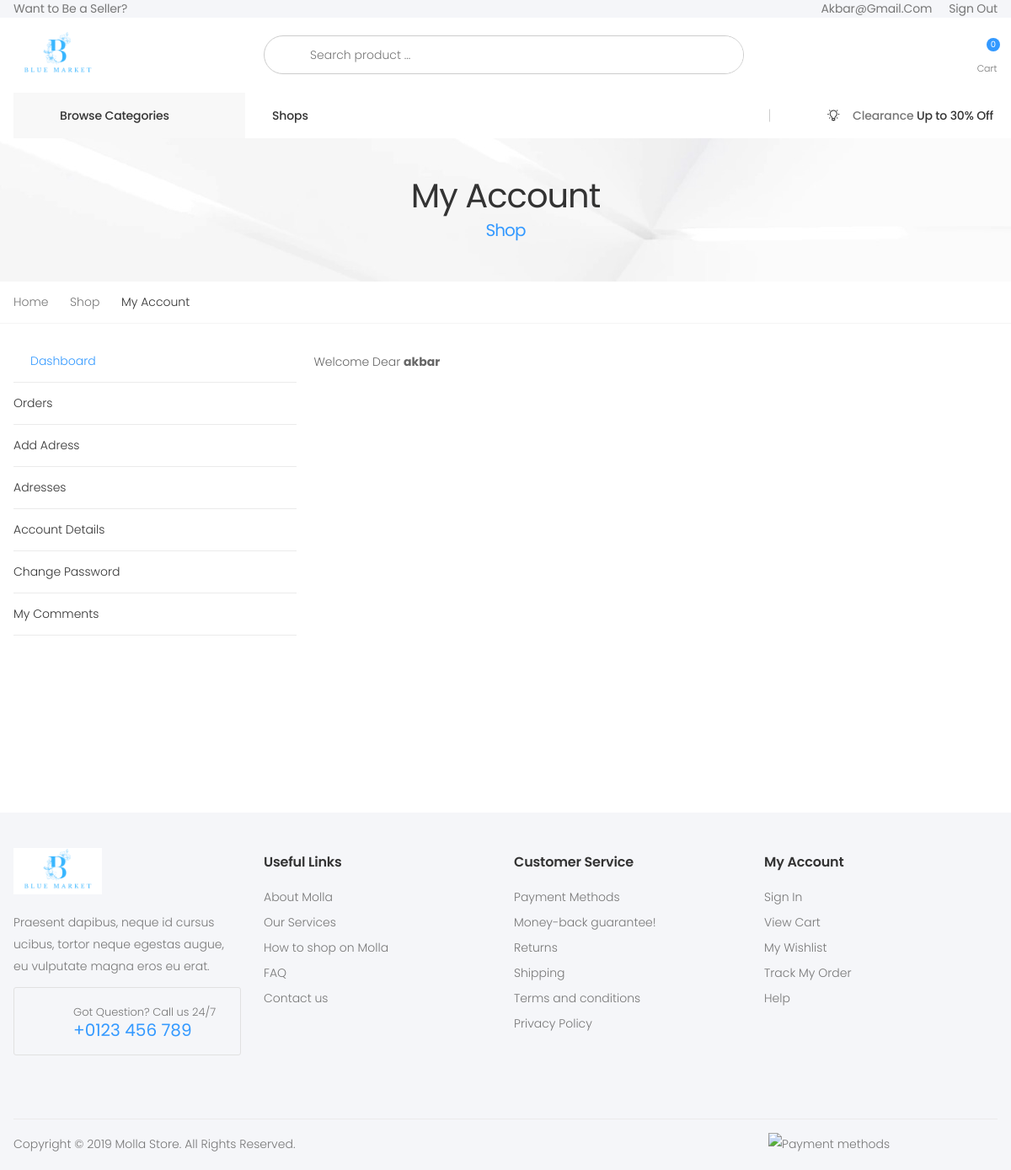
Page /dashboard/customer/26/detailes/ (signed in) on the earlier database version.
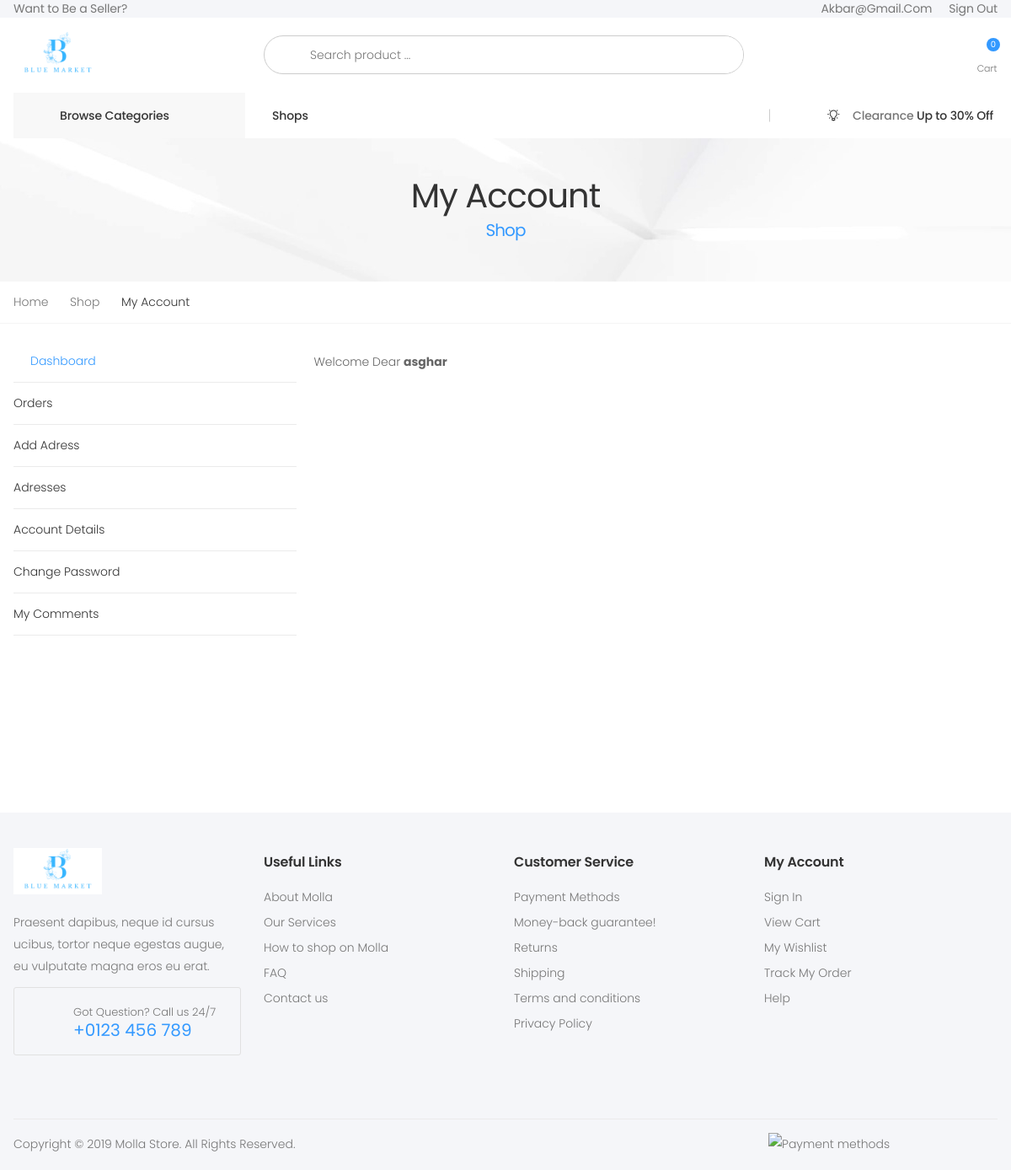
Same page on the later database version.
### accounts/models.py (models this page shows, shortened)
class CustomUser(AbstractUser):
    USER_TYPES = (
        ('admin', 'Admin'),
        ('customer', 'Customer'),
        ('owner', 'Owner'),
        ('manager', 'Manager'),
        ('operator', 'Operator'),
    )
    username = None
    email = models.EmailField(unique=True)
    phone_number = models.CharField(
        max_length=11, unique=True, validators=[phone_number_regex])
    age = models.PositiveIntegerField()
    city = models.CharField(max_length=100)
    user_type = models.CharField(
        max_length=10, choices=USER_TYPES, default='customer')
    USERNAME_FIELD = 'email'
    REQUIRED_FIELDS = ['age', 'city', 'phone_number']
    objects = CustomUserManager()

### dashboard/views.py (the view, shortened to what this page needs)
# urls.py: path('customer/<pk>/detailes/',CustomerDetailView.as_view(),name='user'),
@method_decorator(roles_required('customer'), name='dispatch')
class CustomerDetailView (LoginRequiredMixin, DetailView):
    model = User
    template_name = 'dashboard/dashboard.html'
    success_url = success_url = reverse_lazy('dashboard:index')
    def dispatch(self, request, *args, **kwargs):
        if int(kwargs.get('pk')) != self.request.user.pk:
            return self.handle_no_permission()
        if not (request.user.is_customer):
            return HttpResponseForbidden("You are not allowed to access this page.")
        return super().dispatch(request, *args, **kwargs)
    def get_context_data(self, **kwargs):
        context = super().get_context_data(**kwargs)
        user_id = self.object
        user = User.objects.get(pk=user_id.id)
        addresses = user.address.all()
        context['address_form'] = AddressModelForm()
        context['address'] = addresses
        context['user'] = user
        return context

### dashboard/forms.py
class AddressModelForm(forms.ModelForm):
    class Meta:
        model=Address
        exclude=['user']

### orders/cart.py (called while the page is built)
    def __len__(self):
        return len(self.cart.keys())

### orders/context_processors.py (called while the page is built)
def cart(request):
    return {'cart':Cart(request)}

### vendors/context_processors.py (called while the page is built)
def myvendor(request):
    if request.user.is_authenticated:
        vendors = Vendor.objects.prefetch_related('user').filter(user=request.user.id)
        return {'my_vendor': vendors}
    else:
        return {}

### website/context_processors.py (called while the page is built)
def product_and_category(request):
    categories = Category.objects.all()
    products = Product.objects.all()
    vendors = Vendor.objects.all()
    return {'categories': categories, 'products': products, 'vendors': vendors}

### templates/dashboard/dashboard.html (shortened to what this page needs)
{% extends "website/base.html" %}
{% load static %}
    {% block header %}
    {% include "website/header.html" %}
    {% endblock header %}
    {% block content %}
    <div class="page-wrapper">
        <main class="main">
        	<div class="page-header text-center" style="background-image: url('{% static "assets/images/page-header-bg.jpg" %}')">
        		<div class="container">
        			<h1 class="page-title">My Account<span>Shop</span></h1>
        		</div>
        	</div>
            <nav aria-label="breadcrumb" class="breadcrumb-nav mb-3">
                <div class="container">
                    <ol class="breadcrumb">
                        <li class="breadcrumb-item"><a href="index.html">Home</a></li>
                        <li class="breadcrumb-item"><a href="#">Shop</a></li>
                        <li class="breadcrumb-item active" aria-current="page">My Account</li>
                    </ol>
                </div>
            </nav>
            <div class="page-content">
            	<div class="dashboard">
	                <div class="container">
	                	<div class="row">
	                		<aside class="col-md-4 col-lg-3">
	                			<ul class="nav nav-dashboard flex-column mb-3 mb-md-0" role="tablist">
								    <li class="nav-item">
								        <a class="nav-link active" id="tab-dashboard-link" data-toggle="tab" href="#tab-dashboard" role="tab" aria-controls="tab-dashboard" aria-selected="true">Dashboard</a>
								    </li>
								    <li class="nav-item">
								        <a class="nav-link" id="tab-orders-link"  href="{% url 'dashboard:my-orders' %}" role="tab" aria-controls="tab-orders" aria-selected="false">Orders</a>
								    </li>
								    <li class="nav-item">
								        <a class="nav-link" id="tab-downloads-link" data-toggle="tab" href="#tab-downloads" role="tab" aria-controls="tab-downloads" aria-selected="false">Add Adress</a>
								    </li>
								    <li class="nav-item">
								        <a class="nav-link" id="tab-address-link" data-toggle="tab" href="#tab-address" role="tab" aria-controls="tab-address" aria-selected="false">Adresses</a>
								    </li>
								    <li class="nav-item">
								        <a class="nav-link" id="tab-account-link"  href="{% url 'dashboard:customer-update' request.user.pk %}"   aria-selected="false">Account Details</a>
								    </li>
								    <li class="nav-item">
								        <a class="nav-link" href="{% url 'dashboard:customer-change-password' %}">Change Password</a>
								    </li>
                                    <li class="nav-item">
								        <a class="nav-link" href="{% url 'dashboard:my-comment' request.user.pk %}">My Comments</a>
								    </li>
								</ul>
	                		</aside>
	                		<div class="col-md-8 col-lg-9">
	                			<div class="tab-content">
								    <div class="tab-pane fade show active" id="tab-dashboard" role="tabpanel" aria-labelledby="tab-dashboard-link">
								    	Welcome Dear <b>{{request.user.first_name}}</b>
								    </div>
								</div>
	                		</div>
	                	</div>
	                </div>
                </div>
            </div>
        </main>
    </div>
    {% endblock content %}
    {% block footer %}
    {% include "website/footer.html" %}
    {% endblock footer %}

### templates/website/header.html (shortened to what this page needs)
{% load static %}
<header class="header header-intro-clearance header-4">
    <div class="header-top">
        <div class="container">
            <div class="header-left">
                {% if request.user.is_authenticated and request.user.user_type == 'manager' or request.user.user_type == "owner" or request.user.user_type == 'operator' %}
                <a href="{% url 'dashboard:owner-dashboard' %}">My Vendor</a>
                {% comment %} {% elif request.user.is_authenticated and request.user.user_type == 'Customer' %} {% endcomment %}
                {% else %}
                <a href="{% url 'accounts:register-owner' %}">Want to Be a Seller? </a>
                {% endif %}
            </div>
            <div class="header-right">
                <ul class="top-menu">
                    <li>
                        <ul>
                            {% if request.user.is_authenticated %}
                            <a href="{% url 'dashboard:user' request.user.pk  %}" >{{request.user.email}}</a> <a href="{% url "accounts:logout" %}" style='margin-left:20px'>Sign Out</a>
                            {% else %}
                            <li><a href="{% url 'accounts:otp-login' %}"> OTP Login</a></li>
                            <li><a href="{% url 'accounts:otp-register' %}"> OTP Register</a></li>
                            <li><a href="{% url 'accounts:login' %} ">Sign in / Sign up</a></li>
                            {% endif %}
                        </ul>
                    </li>
                </ul>
            </div>
        </div>
    </div>
    <div class="header-middle">
        <div class="container">
            <div class="header-left">
                <a href="http://127.0.0.1:8000/" >
                    <img src={% static "logo.png" %} alt="Molla Logo" width="105" height="25">
                </a>
            </div>
            <div class="header-center">
                <div class="header-search header-search-extended header-search-visible d-none d-lg-block">
                    <form action="{% url 'website:search' %}" method="get">
                        <div class="header-search-wrapper search-wrapper-wide">
                            <button class="btn btn-primary" type="submit"><i class="icon-search"></i></button>
                            <input type="search" class="form-control" name="q" id="q" placeholder="Search product ..." required>
                        </div>
                    </form>
                </div>
            </div>
            <div class="header-right">
                <div class="dropdown cart-dropdown">
                    <a href="{% url 'orders:cart-detail' %}" class="dropdown-toggle" role="button" data-display="static">
                        <div class="icon">
                            <i class="icon-shopping-cart"></i>
                            <span class="cart-count">{{ cart|length}}</span>
                        </div>
                        <p>Cart</p>
                    </a>
                </div>
            </div>
        </div>
    </div>
    <div class="header-bottom sticky-header">
        <div class="container">
            <div class="header-left">
                <div class="dropdown category-dropdown">
                    <a href="#" class="dropdown-toggle" role="button" data-toggle="dropdown" aria-haspopup="true" aria-expanded="false" data-display="static" title="Browse Categories">
                        Browse Categories <i class="icon-angle-down"></i>
                    </a>
                </div>
            </div>
            <div class="header-center">
                <nav class="main-nav">
                    <ul class="menu sf-arrows">
                        <li>
                            <a href="{% url 'vendors:shops' %}" >Shops</a>
                        </li>
                    </ul>
                </nav>
            </div>
            <div class="header-right">
                <i class="la la-lightbulb-o"></i><p>Clearance<span class="highlight">&nbsp;Up to 30% Off</span></p>
            </div>
        </div>
    </div>
</header>

Differences in the rows shown:
changed CustomUser "Akbar@gmail.com": user.first_name "akbar" → "asghar"
